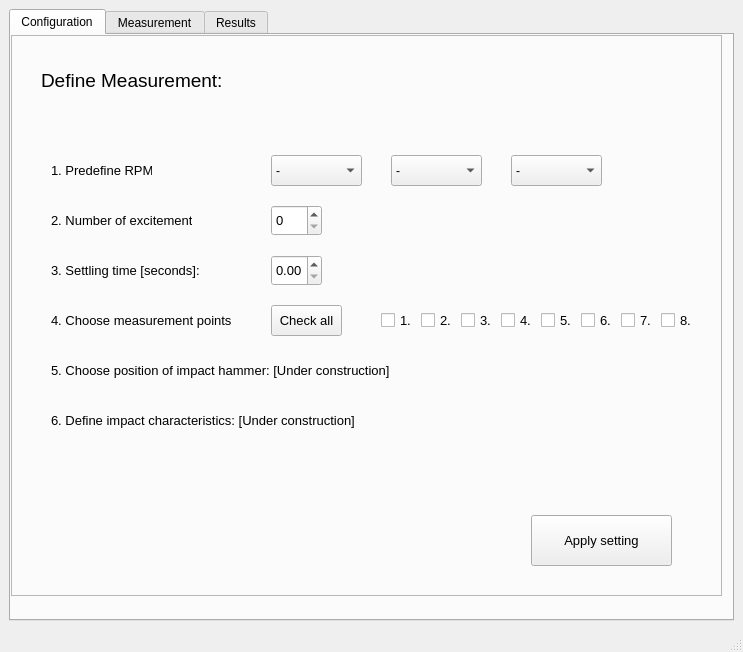
<?xml version="1.0" encoding="UTF-8"?>
<ui version="4.0">
 <class>MainWindow</class>
 <widget class="QMainWindow" name="MainWindow">
  <property name="geometry">
   <rect>
    <x>0</x>
    <y>0</y>
    <width>743</width>
    <height>652</height>
   </rect>
  </property>
  <property name="windowTitle">
   <string>MainWindow</string>
  </property>
  <widget class="QWidget" name="centralwidget">
   <property name="enabled">
    <bool>true</bool>
   </property>
   <layout class="QGridLayout" name="gridLayout">
    <item row="0" column="1">
     <widget class="QTabWidget" name="tabWidget">
      <property name="whatsThis">
       <string>&lt;html&gt;&lt;head/&gt;&lt;body&gt;&lt;p&gt;Configuration&lt;/p&gt;&lt;p&gt;&lt;br/&gt;&lt;/p&gt;&lt;/body&gt;&lt;/html&gt;</string>
      </property>
      <property name="tabPosition">
       <enum>QTabWidget::North</enum>
      </property>
      <property name="tabShape">
       <enum>QTabWidget::Rounded</enum>
      </property>
      <property name="currentIndex">
       <number>0</number>
      </property>
      <property name="documentMode">
       <bool>false</bool>
      </property>
      <property name="tabsClosable">
       <bool>false</bool>
      </property>
      <property name="movable">
       <bool>false</bool>
      </property>
      <widget class="QWidget" name="Configuration">
       <attribute name="title">
        <string>Configuration</string>
       </attribute>
       <widget class="QFrame" name="configuration_frame">
        <property name="geometry">
         <rect>
          <x>0</x>
          <y>0</y>
          <width>711</width>
          <height>561</height>
         </rect>
        </property>
        <property name="frameShape">
         <enum>QFrame::StyledPanel</enum>
        </property>
        <property name="frameShadow">
         <enum>QFrame::Raised</enum>
        </property>
        <widget class="QPushButton" name="applySettings_pushButton">
         <property name="geometry">
          <rect>
           <x>520</x>
           <y>480</y>
           <width>141</width>
           <height>51</height>
          </rect>
         </property>
         <property name="font">
          <font>
           <pointsize>10</pointsize>
          </font>
         </property>
         <property name="text">
          <string>Apply setting</string>
         </property>
        </widget>
        <widget class="QLabel" name="label_12">
         <property name="geometry">
          <rect>
           <x>40</x>
           <y>370</y>
           <width>341</width>
           <height>31</height>
          </rect>
         </property>
         <property name="font">
          <font>
           <pointsize>10</pointsize>
          </font>
         </property>
         <property name="text">
          <string>6. Define impact characteristics: [Under construction]</string>
         </property>
        </widget>
        <widget class="QLabel" name="label_11">
         <property name="geometry">
          <rect>
           <x>40</x>
           <y>320</y>
           <width>341</width>
           <height>31</height>
          </rect>
         </property>
         <property name="font">
          <font>
           <pointsize>10</pointsize>
          </font>
         </property>
         <property name="text">
          <string>5. Choose position of impact hammer: [Under construction]</string>
         </property>
        </widget>
        <widget class="QLabel" name="label_5">
         <property name="geometry">
          <rect>
           <x>40</x>
           <y>270</y>
           <width>181</width>
           <height>31</height>
          </rect>
         </property>
         <property name="font">
          <font>
           <pointsize>10</pointsize>
          </font>
         </property>
         <property name="text">
          <string>4. Choose measurement points:</string>
         </property>
        </widget>
        <widget class="QPushButton" name="checkAll_PushButton">
         <property name="geometry">
          <rect>
           <x>260</x>
           <y>270</y>
           <width>71</width>
           <height>31</height>
          </rect>
         </property>
         <property name="font">
          <font>
           <pointsize>10</pointsize>
          </font>
         </property>
         <property name="text">
          <string>Check all</string>
         </property>
        </widget>
        <widget class="QCheckBox" name="mp8_checkBox">
         <property name="geometry">
          <rect>
           <x>650</x>
           <y>270</y>
           <width>31</width>
           <height>31</height>
          </rect>
         </property>
         <property name="font">
          <font>
           <pointsize>10</pointsize>
          </font>
         </property>
         <property name="text">
          <string>8.</string>
         </property>
        </widget>
        <widget class="QCheckBox" name="mp2_checkBox">
         <property name="geometry">
          <rect>
           <x>410</x>
           <y>270</y>
           <width>31</width>
           <height>31</height>
          </rect>
         </property>
         <property name="font">
          <font>
           <pointsize>10</pointsize>
          </font>
         </property>
         <property name="text">
          <string>2.</string>
         </property>
        </widget>
        <widget class="QCheckBox" name="mp4_checkBox">
         <property name="geometry">
          <rect>
           <x>490</x>
           <y>270</y>
           <width>31</width>
           <height>31</height>
          </rect>
         </property>
         <property name="font">
          <font>
           <pointsize>10</pointsize>
          </font>
         </property>
         <property name="text">
          <string>4.</string>
         </property>
        </widget>
        <widget class="QCheckBox" name="mp1_checkBox">
         <property name="geometry">
          <rect>
           <x>370</x>
           <y>270</y>
           <width>31</width>
           <height>31</height>
          </rect>
         </property>
         <property name="font">
          <font>
           <pointsize>10</pointsize>
          </font>
         </property>
         <property name="text">
          <string>1.</string>
         </property>
        </widget>
        <widget class="QCheckBox" name="mp3_checkBox">
         <property name="geometry">
          <rect>
           <x>450</x>
           <y>270</y>
           <width>31</width>
           <height>31</height>
          </rect>
         </property>
         <property name="font">
          <font>
           <pointsize>10</pointsize>
          </font>
         </property>
         <property name="text">
          <string>3.</string>
         </property>
        </widget>
        <widget class="QCheckBox" name="mp5_checkBox">
         <property name="geometry">
          <rect>
           <x>530</x>
           <y>270</y>
           <width>31</width>
           <height>31</height>
          </rect>
         </property>
         <property name="font">
          <font>
           <pointsize>10</pointsize>
          </font>
         </property>
         <property name="text">
          <string>5.</string>
         </property>
        </widget>
        <widget class="QCheckBox" name="mp7_checkBox">
         <property name="geometry">
          <rect>
           <x>610</x>
           <y>270</y>
           <width>31</width>
           <height>31</height>
          </rect>
         </property>
         <property name="font">
          <font>
           <pointsize>10</pointsize>
          </font>
         </property>
         <property name="text">
          <string>7.</string>
         </property>
        </widget>
        <widget class="QCheckBox" name="mp6_checkBox">
         <property name="geometry">
          <rect>
           <x>570</x>
           <y>270</y>
           <width>31</width>
           <height>31</height>
          </rect>
         </property>
         <property name="font">
          <font>
           <pointsize>10</pointsize>
          </font>
         </property>
         <property name="text">
          <string>6.</string>
         </property>
        </widget>
        <widget class="QLabel" name="label">
         <property name="geometry">
          <rect>
           <x>30</x>
           <y>30</y>
           <width>201</width>
           <height>31</height>
          </rect>
         </property>
         <property name="font">
          <font>
           <pointsize>14</pointsize>
          </font>
         </property>
         <property name="text">
          <string>Define Measurement:</string>
         </property>
        </widget>
        <widget class="QLabel" name="label_3">
         <property name="geometry">
          <rect>
           <x>40</x>
           <y>170</y>
           <width>141</width>
           <height>31</height>
          </rect>
         </property>
         <property name="font">
          <font>
           <pointsize>10</pointsize>
          </font>
         </property>
         <property name="text">
          <string>2. Number of excitements:</string>
         </property>
        </widget>
        <widget class="QLabel" name="label_4">
         <property name="geometry">
          <rect>
           <x>40</x>
           <y>220</y>
           <width>161</width>
           <height>31</height>
          </rect>
         </property>
         <property name="font">
          <font>
           <pointsize>10</pointsize>
          </font>
         </property>
         <property name="text">
          <string>3. Settling time [seconds]:</string>
         </property>
        </widget>
        <widget class="QLabel" name="label_2">
         <property name="geometry">
          <rect>
           <x>40</x>
           <y>120</y>
           <width>101</width>
           <height>31</height>
          </rect>
         </property>
         <property name="font">
          <font>
           <pointsize>10</pointsize>
          </font>
         </property>
         <property name="text">
          <string>1. Predefine RPM:</string>
         </property>
        </widget>
        <widget class="QSpinBox" name="nrofe_SpinBox">
         <property name="geometry">
          <rect>
           <x>260</x>
           <y>170</y>
           <width>51</width>
           <height>31</height>
          </rect>
         </property>
         <property name="font">
          <font>
           <pointsize>10</pointsize>
          </font>
         </property>
        </widget>
        <widget class="QDoubleSpinBox" name="settlingtime_DoubleSpinBox">
         <property name="geometry">
          <rect>
           <x>260</x>
           <y>220</y>
           <width>51</width>
           <height>31</height>
          </rect>
         </property>
         <property name="font">
          <font>
           <pointsize>10</pointsize>
          </font>
         </property>
        </widget>
        <widget class="QComboBox" name="rpm1_comboBox">
         <property name="geometry">
          <rect>
           <x>260</x>
           <y>120</y>
           <width>91</width>
           <height>31</height>
          </rect>
         </property>
         <item>
          <property name="text">
           <string>-</string>
          </property>
         </item>
         <item>
          <property name="text">
           <string>0 Hz</string>
          </property>
         </item>
         <item>
          <property name="text">
           <string>750 Hz</string>
          </property>
         </item>
         <item>
          <property name="text">
           <string>1500 Hz</string>
          </property>
         </item>
        </widget>
        <widget class="QComboBox" name="rpm2_comboBox">
         <property name="geometry">
          <rect>
           <x>380</x>
           <y>120</y>
           <width>91</width>
           <height>31</height>
          </rect>
         </property>
         <item>
          <property name="text">
           <string>-</string>
          </property>
         </item>
         <item>
          <property name="text">
           <string>0 Hz</string>
          </property>
         </item>
         <item>
          <property name="text">
           <string>750 Hz</string>
          </property>
         </item>
         <item>
          <property name="text">
           <string>1500 Hz</string>
          </property>
         </item>
        </widget>
        <widget class="QComboBox" name="rpm3_comboBox">
         <property name="geometry">
          <rect>
           <x>500</x>
           <y>120</y>
           <width>91</width>
           <height>31</height>
          </rect>
         </property>
         <item>
          <property name="text">
           <string>-</string>
          </property>
         </item>
         <item>
          <property name="text">
           <string>0 Hz</string>
          </property>
         </item>
         <item>
          <property name="text">
           <string>750 Hz</string>
          </property>
         </item>
         <item>
          <property name="text">
           <string>1500 Hz</string>
          </property>
         </item>
        </widget>
        <widget class="QWidget" name="logoConf_widget" native="true">
         <property name="geometry">
          <rect>
           <x>600</x>
           <y>10</y>
           <width>111</width>
           <height>51</height>
          </rect>
         </property>
        </widget>
       </widget>
      </widget>
      <widget class="QWidget" name="Measurement">
       <attribute name="title">
        <string>Measurement</string>
       </attribute>
       <widget class="QFrame" name="measurement_frame">
        <property name="geometry">
         <rect>
          <x>10</x>
          <y>10</y>
          <width>701</width>
          <height>561</height>
         </rect>
        </property>
        <property name="frameShape">
         <enum>QFrame::StyledPanel</enum>
        </property>
        <property name="frameShadow">
         <enum>QFrame::Raised</enum>
        </property>
        <widget class="QGroupBox" name="measurementCharacteristics_groupBox">
         <property name="geometry">
          <rect>
           <x>10</x>
           <y>0</y>
           <width>681</width>
           <height>111</height>
          </rect>
         </property>
         <property name="font">
          <font>
           <pointsize>14</pointsize>
          </font>
         </property>
         <property name="title">
          <string>Measurements characteristics:</string>
         </property>
         <widget class="QLabel" name="label_13">
          <property name="geometry">
           <rect>
            <x>30</x>
            <y>40</y>
            <width>171</width>
            <height>16</height>
           </rect>
          </property>
          <property name="font">
           <font>
            <pointsize>10</pointsize>
           </font>
          </property>
          <property name="text">
           <string>1. Defined RPM:</string>
          </property>
         </widget>
         <widget class="QLabel" name="label_14">
          <property name="geometry">
           <rect>
            <x>30</x>
            <y>70</y>
            <width>291</width>
            <height>21</height>
           </rect>
          </property>
          <property name="font">
           <font>
            <pointsize>10</pointsize>
           </font>
          </property>
          <property name="text">
           <string>2. Defined measurement points:</string>
          </property>
         </widget>
         <widget class="QLabel" name="arrayOfMP_label">
          <property name="geometry">
           <rect>
            <x>310</x>
            <y>70</y>
            <width>351</width>
            <height>20</height>
           </rect>
          </property>
          <property name="font">
           <font>
            <pointsize>10</pointsize>
           </font>
          </property>
          <property name="text">
           <string>Array of MP</string>
          </property>
         </widget>
         <widget class="QLabel" name="arrayOfRPM_label">
          <property name="geometry">
           <rect>
            <x>310</x>
            <y>40</y>
            <width>351</width>
            <height>20</height>
           </rect>
          </property>
          <property name="font">
           <font>
            <pointsize>10</pointsize>
           </font>
          </property>
          <property name="text">
           <string>Array of RPM</string>
          </property>
         </widget>
        </widget>
        <widget class="QGroupBox" name="measurementOrders_groupBox">
         <property name="geometry">
          <rect>
           <x>10</x>
           <y>350</y>
           <width>681</width>
           <height>151</height>
          </rect>
         </property>
         <property name="font">
          <font>
           <pointsize>14</pointsize>
          </font>
         </property>
         <property name="title">
          <string>Measurement Ordes:</string>
         </property>
         <widget class="QScrollArea" name="measurementOrder_scrollArea">
          <property name="geometry">
           <rect>
            <x>1</x>
            <y>30</y>
            <width>1</width>
            <height>1</height>
           </rect>
          </property>
          <property name="widgetResizable">
           <bool>true</bool>
          </property>
          <widget class="QWidget" name="scrollAreaWidgetContents">
           <property name="geometry">
            <rect>
             <x>0</x>
             <y>0</y>
             <width>16</width>
             <height>16</height>
            </rect>
           </property>
          </widget>
         </widget>
         <widget class="QLabel" name="measOrder_label">
          <property name="geometry">
           <rect>
            <x>20</x>
            <y>40</y>
            <width>621</width>
            <height>91</height>
           </rect>
          </property>
          <property name="font">
           <font>
            <pointsize>10</pointsize>
           </font>
          </property>
          <property name="layoutDirection">
           <enum>Qt::LeftToRight</enum>
          </property>
          <property name="text">
           <string>Init Text</string>
          </property>
          <property name="alignment">
           <set>Qt::AlignLeading|Qt::AlignLeft|Qt::AlignTop</set>
          </property>
          <property name="wordWrap">
           <bool>true</bool>
          </property>
         </widget>
        </widget>
        <widget class="QGroupBox" name="measurementPlots_groupBox">
         <property name="geometry">
          <rect>
           <x>10</x>
           <y>110</y>
           <width>681</width>
           <height>241</height>
          </rect>
         </property>
         <property name="font">
          <font>
           <pointsize>14</pointsize>
          </font>
         </property>
         <property name="title">
          <string>Measurment Plots:</string>
         </property>
        </widget>
        <widget class="QPushButton" name="startMeasurement_pushButton">
         <property name="geometry">
          <rect>
           <x>20</x>
           <y>510</y>
           <width>661</width>
           <height>41</height>
          </rect>
         </property>
         <property name="text">
          <string>Start next measurement</string>
         </property>
        </widget>
        <widget class="QWidget" name="logoMeas_widget" native="true">
         <property name="geometry">
          <rect>
           <x>590</x>
           <y>0</y>
           <width>111</width>
           <height>51</height>
          </rect>
         </property>
        </widget>
       </widget>
      </widget>
      <widget class="QWidget" name="Results">
       <attribute name="title">
        <string>Results</string>
       </attribute>
       <widget class="QFrame" name="results_frame">
        <property name="geometry">
         <rect>
          <x>-10</x>
          <y>10</y>
          <width>721</width>
          <height>571</height>
         </rect>
        </property>
        <property name="frameShape">
         <enum>QFrame::StyledPanel</enum>
        </property>
        <property name="frameShadow">
         <enum>QFrame::Raised</enum>
        </property>
        <widget class="QGroupBox" name="configResults_groupBox">
         <property name="geometry">
          <rect>
           <x>30</x>
           <y>0</y>
           <width>681</width>
           <height>121</height>
          </rect>
         </property>
         <property name="font">
          <font>
           <pointsize>14</pointsize>
          </font>
         </property>
         <property name="title">
          <string>Configurate Results</string>
         </property>
         <widget class="QCheckBox" name="mp3_checkBox_2">
          <property name="geometry">
           <rect>
            <x>230</x>
            <y>40</y>
            <width>31</width>
            <height>31</height>
           </rect>
          </property>
          <property name="font">
           <font>
            <pointsize>10</pointsize>
           </font>
          </property>
          <property name="text">
           <string>3.</string>
          </property>
         </widget>
         <widget class="QCheckBox" name="mp1_checkBox_2">
          <property name="geometry">
           <rect>
            <x>150</x>
            <y>40</y>
            <width>31</width>
            <height>31</height>
           </rect>
          </property>
          <property name="font">
           <font>
            <pointsize>10</pointsize>
           </font>
          </property>
          <property name="text">
           <string>1.</string>
          </property>
         </widget>
         <widget class="QCheckBox" name="mp5_checkBox_2">
          <property name="geometry">
           <rect>
            <x>310</x>
            <y>40</y>
            <width>31</width>
            <height>31</height>
           </rect>
          </property>
          <property name="font">
           <font>
            <pointsize>10</pointsize>
           </font>
          </property>
          <property name="text">
           <string>5.</string>
          </property>
         </widget>
         <widget class="QCheckBox" name="mp6_checkBox_2">
          <property name="geometry">
           <rect>
            <x>350</x>
            <y>40</y>
            <width>31</width>
            <height>31</height>
           </rect>
          </property>
          <property name="font">
           <font>
            <pointsize>10</pointsize>
           </font>
          </property>
          <property name="text">
           <string>6.</string>
          </property>
         </widget>
         <widget class="QCheckBox" name="mp2_checkBox_2">
          <property name="geometry">
           <rect>
            <x>190</x>
            <y>40</y>
            <width>31</width>
            <height>31</height>
           </rect>
          </property>
          <property name="font">
           <font>
            <pointsize>10</pointsize>
           </font>
          </property>
          <property name="text">
           <string>2.</string>
          </property>
         </widget>
         <widget class="QCheckBox" name="mp8_checkBox_2">
          <property name="geometry">
           <rect>
            <x>430</x>
            <y>40</y>
            <width>31</width>
            <height>31</height>
           </rect>
          </property>
          <property name="font">
           <font>
            <pointsize>10</pointsize>
           </font>
          </property>
          <property name="text">
           <string>8.</string>
          </property>
         </widget>
         <widget class="QCheckBox" name="mp4_checkBox_2">
          <property name="geometry">
           <rect>
            <x>270</x>
            <y>40</y>
            <width>31</width>
            <height>31</height>
           </rect>
          </property>
          <property name="font">
           <font>
            <pointsize>10</pointsize>
           </font>
          </property>
          <property name="text">
           <string>4.</string>
          </property>
         </widget>
         <widget class="QCheckBox" name="mp7_checkBox_2">
          <property name="geometry">
           <rect>
            <x>390</x>
            <y>40</y>
            <width>31</width>
            <height>31</height>
           </rect>
          </property>
          <property name="font">
           <font>
            <pointsize>10</pointsize>
           </font>
          </property>
          <property name="text">
           <string>7.</string>
          </property>
         </widget>
         <widget class="QLabel" name="label_15">
          <property name="geometry">
           <rect>
            <x>20</x>
            <y>40</y>
            <width>81</width>
            <height>31</height>
           </rect>
          </property>
          <property name="font">
           <font>
            <pointsize>10</pointsize>
           </font>
          </property>
          <property name="text">
           <string>1. Position:</string>
          </property>
         </widget>
         <widget class="QLabel" name="label_16">
          <property name="geometry">
           <rect>
            <x>20</x>
            <y>70</y>
            <width>81</width>
            <height>31</height>
           </rect>
          </property>
          <property name="font">
           <font>
            <pointsize>10</pointsize>
           </font>
          </property>
          <property name="text">
           <string>2. RPM:</string>
          </property>
         </widget>
         <widget class="QCheckBox" name="rpm1_checkBox">
          <property name="geometry">
           <rect>
            <x>150</x>
            <y>70</y>
            <width>31</width>
            <height>31</height>
           </rect>
          </property>
          <property name="font">
           <font>
            <pointsize>10</pointsize>
           </font>
          </property>
          <property name="text">
           <string/>
          </property>
         </widget>
         <widget class="QCheckBox" name="rpm2_checkBox">
          <property name="geometry">
           <rect>
            <x>230</x>
            <y>70</y>
            <width>31</width>
            <height>31</height>
           </rect>
          </property>
          <property name="font">
           <font>
            <pointsize>10</pointsize>
           </font>
          </property>
          <property name="text">
           <string/>
          </property>
         </widget>
         <widget class="QCheckBox" name="rpm3_checkBox">
          <property name="geometry">
           <rect>
            <x>310</x>
            <y>70</y>
            <width>31</width>
            <height>31</height>
           </rect>
          </property>
          <property name="font">
           <font>
            <pointsize>10</pointsize>
           </font>
          </property>
          <property name="text">
           <string/>
          </property>
         </widget>
         <widget class="QLabel" name="rpm1_label">
          <property name="geometry">
           <rect>
            <x>170</x>
            <y>70</y>
            <width>61</width>
            <height>31</height>
           </rect>
          </property>
          <property name="font">
           <font>
            <pointsize>10</pointsize>
           </font>
          </property>
          <property name="text">
           <string/>
          </property>
         </widget>
         <widget class="QLabel" name="rpm2_label">
          <property name="geometry">
           <rect>
            <x>250</x>
            <y>70</y>
            <width>61</width>
            <height>31</height>
           </rect>
          </property>
          <property name="font">
           <font>
            <pointsize>10</pointsize>
           </font>
          </property>
          <property name="text">
           <string/>
          </property>
         </widget>
         <widget class="QLabel" name="rpm3_label">
          <property name="geometry">
           <rect>
            <x>330</x>
            <y>70</y>
            <width>61</width>
            <height>31</height>
           </rect>
          </property>
          <property name="font">
           <font>
            <pointsize>10</pointsize>
           </font>
          </property>
          <property name="text">
           <string/>
          </property>
         </widget>
        </widget>
        <widget class="QGroupBox" name="showResults_groupBox">
         <property name="geometry">
          <rect>
           <x>30</x>
           <y>130</y>
           <width>681</width>
           <height>141</height>
          </rect>
         </property>
         <property name="font">
          <font>
           <pointsize>14</pointsize>
          </font>
         </property>
         <property name="title">
          <string>Show Result:</string>
         </property>
         <widget class="QLabel" name="label_17">
          <property name="geometry">
           <rect>
            <x>20</x>
            <y>40</y>
            <width>111</width>
            <height>31</height>
           </rect>
          </property>
          <property name="font">
           <font>
            <pointsize>10</pointsize>
           </font>
          </property>
          <property name="text">
           <string>Eigen Frequencies:</string>
          </property>
         </widget>
         <widget class="QCheckBox" name="ef_checkBox">
          <property name="geometry">
           <rect>
            <x>150</x>
            <y>40</y>
            <width>31</width>
            <height>31</height>
           </rect>
          </property>
          <property name="font">
           <font>
            <pointsize>10</pointsize>
           </font>
          </property>
          <property name="text">
           <string/>
          </property>
         </widget>
         <widget class="QLabel" name="label_18">
          <property name="geometry">
           <rect>
            <x>20</x>
            <y>80</y>
            <width>111</width>
            <height>31</height>
           </rect>
          </property>
          <property name="font">
           <font>
            <pointsize>10</pointsize>
           </font>
          </property>
          <property name="text">
           <string>Mode shapes:</string>
          </property>
         </widget>
         <widget class="QCheckBox" name="twod_checkBox">
          <property name="geometry">
           <rect>
            <x>150</x>
            <y>80</y>
            <width>41</width>
            <height>31</height>
           </rect>
          </property>
          <property name="font">
           <font>
            <pointsize>10</pointsize>
           </font>
          </property>
          <property name="text">
           <string>2D</string>
          </property>
         </widget>
         <widget class="QCheckBox" name="threeD_checkBox">
          <property name="geometry">
           <rect>
            <x>210</x>
            <y>80</y>
            <width>41</width>
            <height>31</height>
           </rect>
          </property>
          <property name="font">
           <font>
            <pointsize>10</pointsize>
           </font>
          </property>
          <property name="text">
           <string>3D</string>
          </property>
         </widget>
         <widget class="QCheckBox" name="threeDanimated_checkBox">
          <property name="geometry">
           <rect>
            <x>270</x>
            <y>80</y>
            <width>101</width>
            <height>31</height>
           </rect>
          </property>
          <property name="font">
           <font>
            <pointsize>10</pointsize>
           </font>
          </property>
          <property name="text">
           <string>3D animated</string>
          </property>
         </widget>
         <widget class="QLabel" name="label_19">
          <property name="geometry">
           <rect>
            <x>220</x>
            <y>40</y>
            <width>111</width>
            <height>31</height>
           </rect>
          </property>
          <property name="font">
           <font>
            <pointsize>10</pointsize>
           </font>
          </property>
          <property name="text">
           <string>FRF:</string>
          </property>
         </widget>
         <widget class="QCheckBox" name="frfy_checkBox">
          <property name="geometry">
           <rect>
            <x>270</x>
            <y>40</y>
            <width>31</width>
            <height>31</height>
           </rect>
          </property>
          <property name="font">
           <font>
            <pointsize>10</pointsize>
           </font>
          </property>
          <property name="text">
           <string>y</string>
          </property>
         </widget>
         <widget class="QLabel" name="label_20">
          <property name="geometry">
           <rect>
            <x>390</x>
            <y>80</y>
            <width>111</width>
            <height>31</height>
           </rect>
          </property>
          <property name="font">
           <font>
            <pointsize>10</pointsize>
           </font>
          </property>
          <property name="text">
           <string>Stability Diagramm:</string>
          </property>
         </widget>
         <widget class="QCheckBox" name="stability_checkBox">
          <property name="geometry">
           <rect>
            <x>510</x>
            <y>80</y>
            <width>31</width>
            <height>31</height>
           </rect>
          </property>
          <property name="font">
           <font>
            <pointsize>10</pointsize>
           </font>
          </property>
          <property name="text">
           <string/>
          </property>
         </widget>
         <widget class="QPushButton" name="getPlots_pushButton">
          <property name="geometry">
           <rect>
            <x>540</x>
            <y>60</y>
            <width>101</width>
            <height>31</height>
           </rect>
          </property>
          <property name="text">
           <string>Get Plots</string>
          </property>
         </widget>
         <widget class="QCheckBox" name="frfz_checkBox">
          <property name="geometry">
           <rect>
            <x>330</x>
            <y>40</y>
            <width>31</width>
            <height>31</height>
           </rect>
          </property>
          <property name="font">
           <font>
            <pointsize>10</pointsize>
           </font>
          </property>
          <property name="text">
           <string>z</string>
          </property>
         </widget>
        </widget>
        <widget class="QGroupBox" name="stringResults_groupBox">
         <property name="geometry">
          <rect>
           <x>30</x>
           <y>270</y>
           <width>681</width>
           <height>291</height>
          </rect>
         </property>
         <property name="font">
          <font>
           <pointsize>14</pointsize>
          </font>
         </property>
         <property name="title">
          <string>String Results:</string>
         </property>
         <widget class="QScrollArea" name="stringResults_scrollArea">
          <property name="geometry">
           <rect>
            <x>1</x>
            <y>30</y>
            <width>1</width>
            <height>1</height>
           </rect>
          </property>
          <property name="widgetResizable">
           <bool>true</bool>
          </property>
          <widget class="QWidget" name="stringResults_scrollAreaWidgetContents">
           <property name="geometry">
            <rect>
             <x>0</x>
             <y>0</y>
             <width>16</width>
             <height>16</height>
            </rect>
           </property>
           <widget class="QLabel" name="stringResult_label">
            <property name="geometry">
             <rect>
              <x>0</x>
              <y>0</y>
              <width>169</width>
              <height>18</height>
             </rect>
            </property>
            <property name="font">
             <font>
              <pointsize>10</pointsize>
             </font>
            </property>
            <property name="text">
             <string>Here comes the string output</string>
            </property>
            <property name="alignment">
             <set>Qt::AlignLeading|Qt::AlignLeft|Qt::AlignTop</set>
            </property>
           </widget>
          </widget>
         </widget>
         <widget class="QLabel" name="stringResultr_label">
          <property name="geometry">
           <rect>
            <x>20</x>
            <y>30</y>
            <width>45</width>
            <height>18</height>
           </rect>
          </property>
          <property name="font">
           <font>
            <pointsize>10</pointsize>
           </font>
          </property>
          <property name="layoutDirection">
           <enum>Qt::LeftToRight</enum>
          </property>
          <property name="text">
           <string>Init Text</string>
          </property>
          <property name="alignment">
           <set>Qt::AlignLeading|Qt::AlignLeft|Qt::AlignTop</set>
          </property>
          <property name="wordWrap">
           <bool>true</bool>
          </property>
         </widget>
        </widget>
        <widget class="QWidget" name="logoRes_widget" native="true">
         <property name="geometry">
          <rect>
           <x>610</x>
           <y>0</y>
           <width>111</width>
           <height>51</height>
          </rect>
         </property>
        </widget>
       </widget>
      </widget>
     </widget>
    </item>
   </layout>
  </widget>
  <widget class="QMenuBar" name="menubar">
   <property name="geometry">
    <rect>
     <x>0</x>
     <y>0</y>
     <width>743</width>
     <height>22</height>
    </rect>
   </property>
  </widget>
  <widget class="QStatusBar" name="statusbar"/>
 </widget>
 <resources/>
 <connections/>
</ui>
